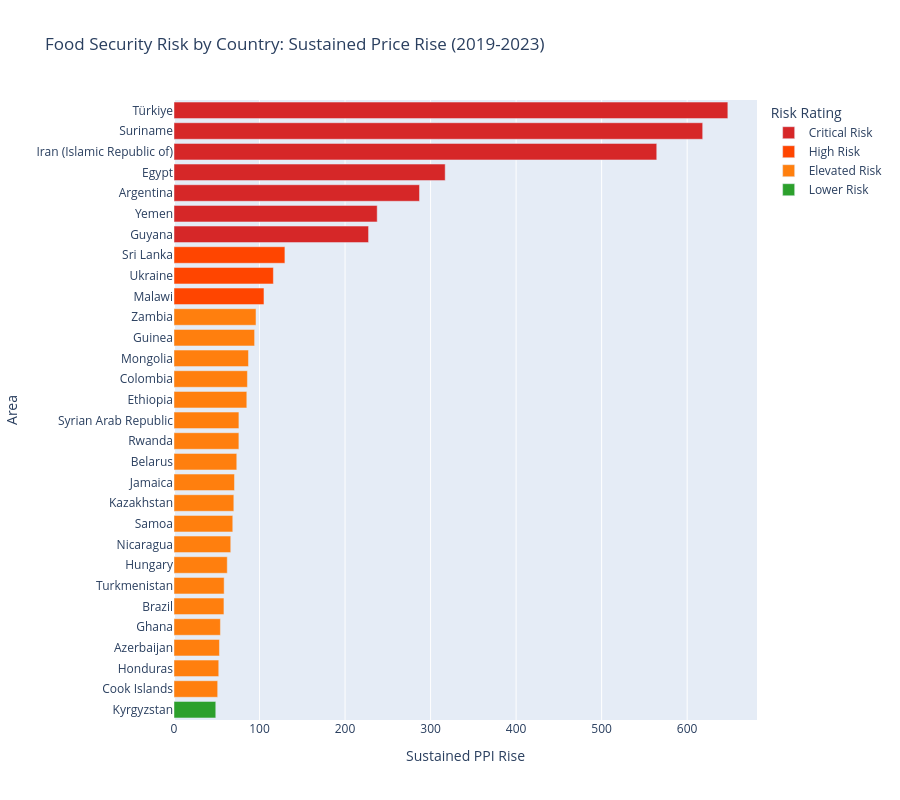

Notebook cell for this chart:
### Markdown cell above
🇸🇷 Suriname & 🇮🇷 Iran dominate again — their food price crises were already underway before COVID and accelerated through it
🇺🇦 Ukraine appears even before the 2022 war — COVID already stressed their food system
🇾🇪 Yemen — conflict plus COVID created a devastating combination
🇧🇷 Brazil — COVID hit their agricultural supply chains hard

### Code cell
def risk_rating(score):
    if score > 200:
        return 'Critical Risk'
    elif score > 100:
        return 'High Risk'
    elif score > 50:
        return 'Elevated Risk'
    else:
        return 'Lower Risk'

risk['risk_rating'] = risk['sustained_rise'].apply(risk_rating)
risk = risk.sort_values('sustained_rise', ascending=False).head(30)

fig4 = px.bar(
    risk,
    x='sustained_rise',
    y=risk.index,
    orientation='h',
    title='Food Security Risk by Country: Sustained Price Rise (2019-2023)',
    labels={'sustained_rise': 'Sustained PPI Rise', 'y': 'Country'},
    color='risk_rating',
    color_discrete_map={
        'Critical Risk': '#d62728',
        'High Risk': '#ff4500',
        'Elevated Risk': '#ff7f0e',
        'Lower Risk': '#2ca02c'
    }
)
fig4.update_layout(
    yaxis={'categoryorder': 'total ascending'},
    height=800,
    legend_title='Risk Rating'
)
fig4.show()

### Figure 1 — Plotly figure (JSON) as saved in the notebook; plotly's stock layout.template omitted (floating-point values rounded to 4 significant figures)
{"data": [{"hovertemplate": "risk_rating=Critical Risk<br>Sustained PPI Rise=%{x}<br>Area=%{y}<extra></extra>", "legendgroup": "Critical Risk", "marker": {"color": "#d62728", "pattern": {"shape": ""}}, "name": "Critical Risk", "orientation": "h", "showlegend": true, "textposition": "auto", "type": "bar", "x": [647.6, 618.2, 564.4, 317.1, 287.1, 237.6, 227.5], "xaxis": "x", "y": ["Türkiye", "Suriname", "Iran (Islamic Republic of)", "Egypt", "Argentina", "Yemen", "Guyana"], "yaxis": "y"}, {"hovertemplate": "risk_rating=High Risk<br>Sustained PPI Rise=%{x}<br>Area=%{y}<extra></extra>", "legendgroup": "High Risk", "marker": {"color": "#ff4500", "pattern": {"shape": ""}}, "name": "High Risk", "orientation": "h", "showlegend": true, "textposition": "auto", "type": "bar", "x": [129.7, 116.2, 105.2], "xaxis": "x", "y": ["Sri Lanka", "Ukraine", "Malawi"], "yaxis": "y"}, {"hovertemplate": "risk_rating=Elevated Risk<br>Sustained PPI Rise=%{x}<br>Area=%{y}<extra></extra>", "legendgroup": "Elevated Risk", "marker": {"color": "#ff7f0e", "pattern": {"shape": ""}}, "name": "Elevated Risk", "orientation": "h", "showlegend": true, "textposition": "auto", "type": "bar", "x": [95.86, 94.23, 87.09, 85.84, 85.15, 75.9, 75.87, 73.39, 70.71, 69.96, 68.72, 66.35, 62.26, 58.64, 58.39, 54.27, 53.16, 52.32, 51.07], "xaxis": "x", "y": ["Zambia", "Guinea", "Mongolia", "Colombia", "Ethiopia", "Syrian Arab Republic", "Rwanda", "Belarus", "Jamaica", "Kazakhstan", "Samoa", "Nicaragua", "Hungary", "Turkmenistan", "Brazil", "Ghana", "Azerbaijan", "Honduras", "Cook Islands"], "yaxis": "y"}, {"hovertemplate": "risk_rating=Lower Risk<br>Sustained PPI Rise=%{x}<br>Area=%{y}<extra></extra>", "legendgroup": "Lower Risk", "marker": {"color": "#2ca02c", "pattern": {"shape": ""}}, "name": "Lower Risk", "orientation": "h", "showlegend": true, "textposition": "auto", "type": "bar", "x": [48.84], "xaxis": "x", "y": ["Kyrgyzstan"], "yaxis": "y"}], "layout": {"barmode": "relative", "height": 800, "legend": {"title": {"text": "Risk Rating"}, "tracegroupgap": 0}, "title": {"text": "Food Security Risk by Country: Sustained Price Rise (2019-2023)"}, "xaxis": {"anchor": "y", "domain": [0, 1], "title": {"text": "Sustained PPI Rise"}}, "yaxis": {"anchor": "x", "categoryorder": "total ascending", "domain": [0, 1], "title": {"text": "Area"}}}}
